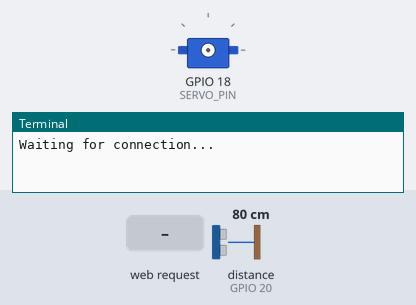
Bench run of a program on a simulated Raspberry Pi (BCM pin numbers). On the bench: servo, the last lines printed to the terminal. The inputs (shaded band) are chosen by the test bench; at power-on: distance to the obstacle (sensor on GPIO 20) 80 cm. The echo pulse lasts 58.3 µs per cm; web requests get an empty 200 reply after 0.4 s; servo angles are drawn from the pulse width (0.5 ms = 0°, 2.5 ms = 180°); the clock reads 2024-03-15 10:24:30 at power-on unless the program sets it.

Above: at 1.2 s.
1.3 s: HTTP request for / received
At 3.91 s:
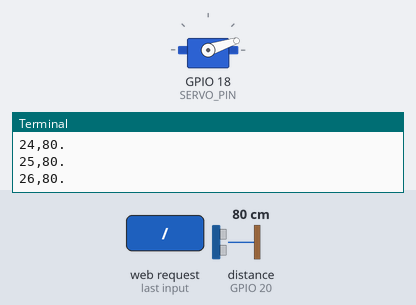
4.3 s: distance to the obstacle (sensor on GPIO 20) set to 11 cm
At 6.37 s:
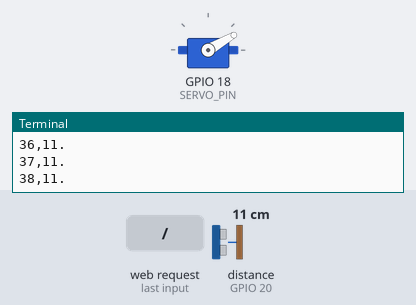
7.3 s: distance to the obstacle (sensor on GPIO 20) set to 8 cm
Timing chart, 0 to 42.4 s (numbered marks = the images above; inputs shaded):
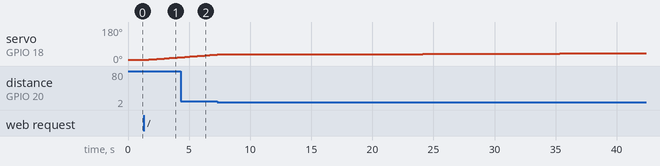

The program:

main.py
```python
import RPi.GPIO as GPIO
import time
import socket
import requests
import threading

TRIG = 21
ECHO = 20
SERVO_PIN = 18  # GPIO pin for the servo motor

GPIO.setmode(GPIO.BCM)
GPIO.setup(SERVO_PIN, GPIO.OUT)

# Create a PWM object
pwm = GPIO.PWM(SERVO_PIN, 50)  # 50 Hz frequency for the servo motor

def calculate_distance():
    GPIO.setup(TRIG, GPIO.OUT)
    GPIO.setup(ECHO, GPIO.IN)

    GPIO.output(TRIG, False)
    time.sleep(0.2)
    GPIO.output(TRIG, True)
    time.sleep(0.00001)
    GPIO.output(TRIG, False)

    pulse_start = time.time()
    pulse_end = time.time()

    while GPIO.input(ECHO) == 0:
        pulse_start = time.time()

    while GPIO.input(ECHO) == 1:
        pulse_end = time.time()

    pulse_duration = pulse_end - pulse_start
    distance = pulse_duration * 17150
    return int(round(distance, 0))

def send_data(client_socket):
    try:
        while True:
            for angle in range(15, 166):
                # Control the servo motor based on the angle value
                duty_cycle = angle / 18 + 2
                pwm.start(duty_cycle)

                distance = calculate_distance()
                data = str(angle) + "," + str(distance) + ".\n"
                print(data, end="", flush=True)
                client_socket.send(data.encode())
                time.sleep(0.003)
                if distance < 10:
                    print("Stopping for 5 seconds")
                    response =requests.get("http://127.0.0.1:80/send_command/W")
                    print(response)
                    time.sleep(5)

            for angle in range(165, 14, -1):
                # Control the servo motor based on the angle value
                duty_cycle = angle / 18 + 2
                pwm.start(duty_cycle)

                distance = calculate_distance()
                data = str(angle) + "," + str(distance) + ".\n"
                print(data, end="", flush=True)
                client_socket.send(data.encode())
                time.sleep(0.003)
                if distance < 30:

                    print("Stopping for 5 seconds")
                    response =requests.get("http://127.0.0.1:80/send_command/W")
                    time.sleep(5)

    except (ConnectionResetError, BrokenPipeError):
        print("Connection reset. Waiting for new connection...")

def main():
    # Set up socket
    server_socket = socket.socket(socket.AF_INET, socket.SOCK_STREAM)
    server_socket.bind(('0.0.0.0', 83))  # Change the port if needed
    server_socket.listen(1)
    print("Waiting for connection...")

    while True:
        client_socket, client_address = server_socket.accept()
        print("Connection from:", client_address)

        send_data(client_socket)

    server_socket.close()
if __name__ == "__main__":
    main()
```

Measured:
- after the input at 1.3 s, servo on GPIO 18 (SERVO_PIN): moves from 6° to 20° over 2.7 s, starting after 0.21 s
